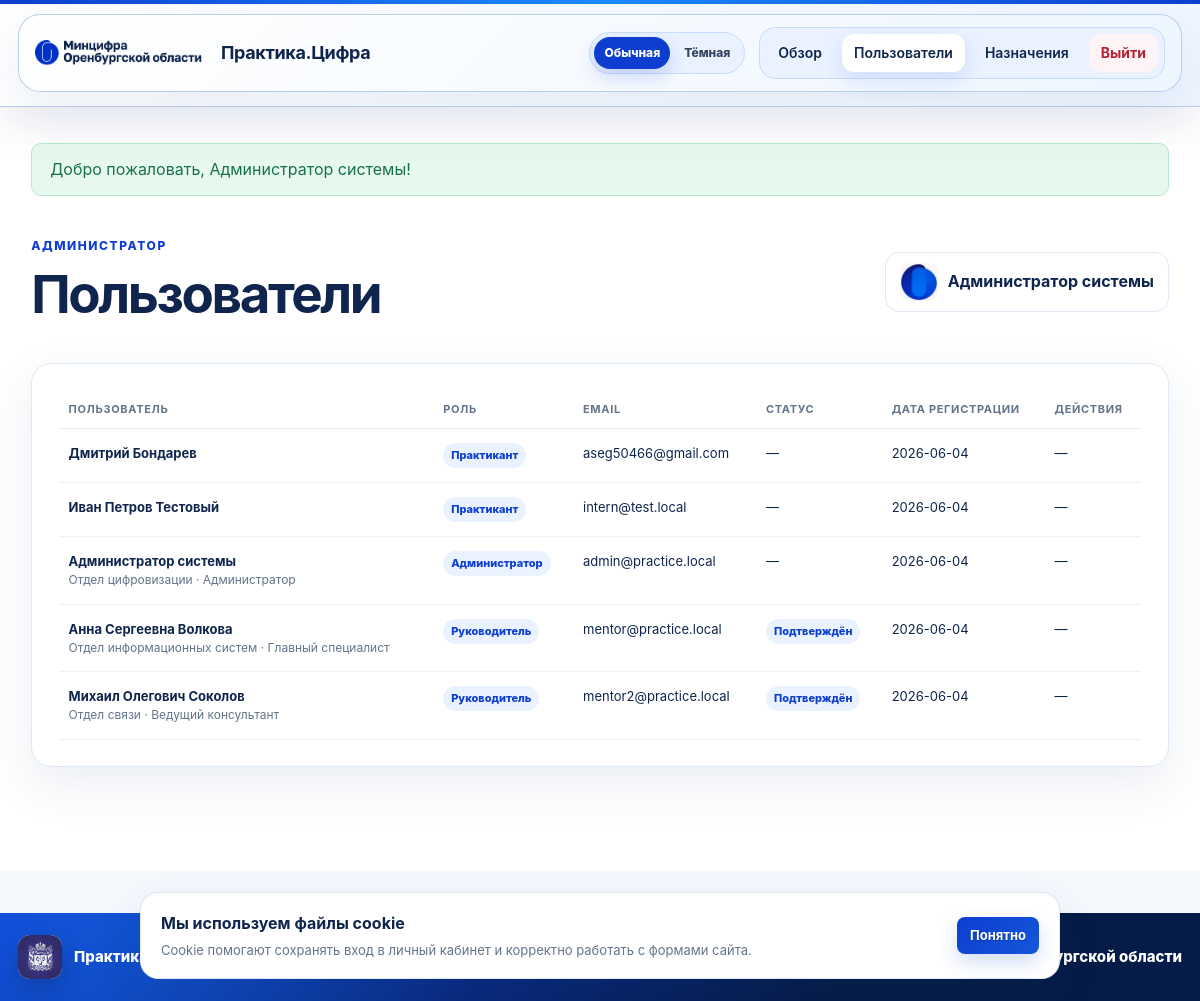
The app's page /index.php?page=users (signed in) with its own data.
### tables this page shows
CREATE TABLE users (
        id INTEGER PRIMARY KEY AUTOINCREMENT,
        full_name TEXT NOT NULL,
        email TEXT NOT NULL UNIQUE,
        password_hash TEXT NOT NULL,
        role TEXT NOT NULL CHECK(role IN ('admin', 'mentor', 'intern')),
        phone TEXT DEFAULT '',
        department TEXT DEFAULT '',
        position TEXT DEFAULT '',
        created_at TEXT NOT NULL DEFAULT CURRENT_TIMESTAMP
    , mentor_status TEXT NOT NULL DEFAULT 'approved' CHECK(mentor_status IN ('approved', 'pending')));

### config.php (called while the page is built, shortened)
<?php
function e(?string $value): string
{
    return htmlspecialchars($value ?? '', ENT_QUOTES, 'UTF-8');
}
function user(): ?array
{
    return $_SESSION['user'] ?? null;
}
function require_role(string ...$roles): array
{
    $current = user();
    return $current;
}
function role_name(string $role): string
{
    return ['admin' => 'Администратор', 'mentor' => 'Руководитель', 'intern' => 'Практикант'][$role] ?? $role;
}
function fetch_all(PDO $db, string $sql, array $params = []): array
{
    $stmt = $db->prepare($sql);
    $stmt->execute($params);
    return $stmt->fetchAll();
}

### index.php (the view, shortened to what this page needs)
<?php
require __DIR__ . '/config.php';
$page = $_GET['page'] ?? (user() ? 'dashboard' : 'home');
$flash = $_SESSION['flash'] ?? null;
$publicPages = ['home', 'about', 'login', 'register', 'forgot', 'reset'];
$current = user();
if (!in_array($page, $publicPages, true)) {
    $current = require_role('intern', 'mentor', 'admin');
}
function nav_items(?array $current): array
{
    return ['dashboard' => 'Обзор', 'users' => 'Пользователи', 'assignments' => 'Назначения'];
}
$pageTitle = '';
if ($current) {
    $pageTitle = $page === 'dashboard'
        ? greeting_text() . ', ' . short_name((string)$current['full_name'])
        : (nav_items($current)[$page] ?? ($page === 'intern_detail' ? 'Карточка практиканта' : 'Личный кабинет'));
}
?>
<!doctype html>
<html lang="ru">
<head>
    <link rel="stylesheet" href="assets/style.css?v=20260606-mobile-theme">
    <link rel="stylesheet" href="assets/responsive-theme.css?v=20260608-intern-detail">
</head>
<body>
<header class="topbar">
    <div class="topbar-shell">
        <a class="brand" href="index.php"><img src="assets/mincifra-logo.png" alt="Минцифра Оренбургской области"><span><b>Практика.Цифра</b></span></a>
        <div class="topbar-right">
            <div class="theme-switch" role="group" aria-label="Выбор темы сайта">
                <button class="theme-option" type="button" data-theme-value="light">Обычная</button>
                <button class="theme-option" type="button" data-theme-value="dark">Тёмная</button>
            </div>
            <nav>
                <?php foreach (nav_items(user()) as $key => $label): ?>
                    <a class="<?= $page === $key ? 'active' : '' ?>" href="index.php?page=<?= e($key) ?>"><?= e($label) ?></a>
                <?php endforeach; ?>
                <?php if (user()): ?><form class="logout-form" method="post"><input type="hidden" name="action" value="logout"><?= csrf_field() ?><button class="logout" type="submit">Выйти</button></form><?php else: ?><a class="button small" href="index.php?page=register">Подать заявку</a><?php endif; ?>
            </nav>
        </div>
    </div>
</header>
<main>
<?php if ($flash): ?><div class="flash <?= e($flash['type']) ?>"><?= e($flash['message']) ?></div><?php endif; ?>
<?php if ($page === 'home'): ?>
    <section class="hero">
        <div>
            <span class="eyebrow">Единая цифровая среда практики</span>
            <h1>От заявки до итогового заключения — в одной системе</h1>
            <p>Организация, сопровождение и контроль прохождения практики студентами в Министерстве цифрового развития и связи Оренбургской области.</p>
            <div class="actions"><a class="button" href="index.php?page=register">Подать заявку</a><a class="button secondary" href="index.php?page=about">Как это работает</a></div>
        </div>
        <div class="hero-visual">
            <div class="hero-glow"></div>
            <img class="hero-brand-card" src="assets/mincifra-card.jpg" alt="Министерство цифрового развития и связи Оренбургской области">
            <div class="hero-card">
                <img src="assets/orenburg-emblem.webp" alt="Герб Оренбургской области"><div><b>Официальная система</b></div>
            </div>
        </div>
    </section>
    <section class="section"><div class="section-head"><span class="eyebrow">Возможности</span><h2>Практика без лишней переписки</h2></div>
        <div class="feature-showcase">
            <article class="feature feature-primary"><b>01</b><h3>Практикантам</h3><p>Регистрация, выбор руководителя, задания, дневник практики и загрузка отчётов в одном кабинете.</p></article>
            <article class="feature feature-primary"><b>02</b><h3>Руководителям</h3><p>Общий прогресс студентов, постановка задач, проверка отчётов и ежедневных записей дневника.</p></article>
        </div>
    </section>
    <section class="section location-section">
        <div class="location-card">
            <div class="location-copy">
                <span class="eyebrow">Где мы находимся</span>
                <h2>Здание Министерства цифрового развития и связи</h2>
                <a class="button secondary" href="https://yandex.ru/maps/-/CPX0MI7h" target="_blank" rel="noopener">Открыть в Яндекс.Картах</a>
            </div>
            <div class="map-frame">
                <iframe src="https://yandex.ru/map-widget/v1/?ll=55.096744%2C51.761768&amp;pt=55.096409%2C51.761616%2Cpm2rdm&amp;z=18" title="Карта расположения здания Министерства цифрового развития и связи" width="100%" height="720" loading="lazy" allowfullscreen></iframe>
            </div>
        </div>
    </section>
<?php else: ?>
    <section class="dashboard-head"><div><span class="eyebrow"><?= e(role_name($current['role'])) ?></span><h1><?= e($pageTitle) ?></h1></div><div class="user-chip"><span><img src="assets/mincifra-symbol.jpg" alt=""></span><div><b><?= e($current['full_name']) ?></b></div></div></section>
    <?php if ($page === 'dashboard' && $current['role'] === 'intern'):
        $profile = fetch_one($db, 'SELECT p.*, u.full_name mentor_name, u.department FROM intern_profiles p LEFT JOIN users u ON u.id = p.mentor_id WHERE p.user_id = ?', [$current['id']]);
        $stats = fetch_one($db, "SELECT COUNT(*) total, SUM(CASE WHEN status='Выполнено' THEN 1 ELSE 0 END) done FROM tasks WHERE intern_id=?", [$current['id']]); ?>
        <div class="stat-grid"><article class="stat"><span>Общий прогресс</span><strong><?= progress($db, $current['id']) ?>%</strong><div class="progress"><i style="width:<?= progress($db, $current['id']) ?>%"></i></div></article><article class="stat"><span>Заданий выполнено</span><strong><?= (int)$stats['done'] ?> / <?= (int)$stats['total'] ?></strong></article><article class="stat"><span>Статус практики</span><strong class="status-text"><?= e($profile['status']) ?></strong></article></div>
        <div class="two-col"><section class="panel"><h2>Моя практика</h2><dl class="details"><dt>Тема</dt><dd><?= e($profile['practice_topic']) ?></dd><dt>Период</dt><dd><?= e($profile['start_date']) ?> — <?= e($profile['end_date']) ?></dd><dt>Руководитель</dt><dd><?= e($profile['mentor_name']) ?><small><?= e($profile['department']) ?></small></dd></dl></section><section class="panel"><h2>Быстрые действия</h2><div class="quick"><a href="index.php?page=tasks">Открыть задания <b>→</b></a><a href="index.php?page=diary">Заполнить дневник <b>→</b></a><a href="index.php?page=reports">Загрузить отчёт <b>→</b></a><a href="index.php?page=profile">Посмотреть заключение <b>→</b></a></div></section></div>
    <?php elseif ($page === 'interns' && $current['role']==='mentor'):
        $interns=fetch_all($db,'SELECT u.id,u.full_name,u.email,p.* FROM users u JOIN intern_profiles p ON p.user_id=u.id WHERE p.mentor_id=? ORDER BY u.full_name',[$current['id']]); ?>
        <section class="panel"><?php render_intern_table($db,$interns,true);?></section>
    <?php elseif ($page === 'users' && $current['role']==='admin'):
        $users=fetch_all($db,'SELECT * FROM users ORDER BY created_at DESC');?><section class="panel table-wrap"><table><thead><tr><th>Пользователь</th><th>Роль</th><th>Email</th><th>Статус</th><th>Дата регистрации</th><th>Действия</th></tr></thead><tbody><?php foreach($users as $u): $isPendingMentor=$u['role']==='mentor' && ($u['mentor_status'] ?? 'approved')==='pending';?><tr><td><b><?=e($u['full_name'])?></b><?php if($u['department']):?><small><?=e($u['department'])?><?= $u['position'] ? ' · '.e($u['position']) : '' ?></small><?php endif;?></td><td><span class="badge"><?=e(role_name($u['role']))?></span></td><td><?=e($u['email'])?></td><td><?= $u['role']==='mentor' ? ($isPendingMentor ? '<span class="badge warn">Ожидает подтверждения</span>' : '<span class="badge ok">Подтверждён</span>') : '—' ?></td><td><?=e(substr($u['created_at'],0,10))?></td><td><?php if($isPendingMentor):?><?=csrf_field()?><?=$u['id']?><?=csrf_field()?><?=$u['id']?><?php else:?>—<?php endif;?></td></tr><?php endforeach;?></tbody></table></section>
    <?php endif; ?>
<?php endif; ?>
</main>
<footer class="site-footer">
    <div class="footer-main">
        <div class="footer-brand"><img src="assets/orenburg-emblem.webp" alt=""><div><b>Практика.Цифра</b></div></div>
        <nav class="footer-links">
            <?php foreach (nav_items(user()) as $key => $label): ?>
                <a href="index.php?page=<?= e($key) ?>"><?= e($label) ?></a>
            <?php endforeach; ?>
        </nav>
        <div class="footer-contact"><span>Минцифра Оренбургской области</span></div>
    </div>
</footer>
<div class="cookie-banner" data-cookie-banner hidden>
    <div>
        <b>Мы используем файлы cookie</b>
        <p>Cookie помогают сохранять вход в личный кабинет и корректно работать с формами сайта.</p>
    </div>
    <button class="button small" type="button" data-cookie-accept>Понятно</button>
</div>
</body></html>

### records on screen
users: full_name "Дмитрий Бондарев", role "Практикант", email "aseg50466@gmail.com", created_at "2026-06-04"
users: full_name "Иван Петров Тестовый", role "Практикант", email "intern@test.local", created_at "2026-06-04"
users: full_name "Администратор системы", department "Отдел цифровизации", position "Администратор", role "Администратор", email "admin@practice.local", created_at "2026-06-04"
users: full_name "Анна Сергеевна Волкова", department "Отдел информационных систем", position "Главный специалист", role "Руководитель", email "mentor@practice.local", mentor_status "Подтверждён", created_at "2026-06-04"
users: full_name "Михаил Олегович Соколов", department "Отдел связи", position "Ведущий консультант", role "Руководитель", email "mentor2@practice.local", mentor_status "Подтверждён", created_at "2026-06-04"

### other values on screen
$label "Обзор"
$label "Пользователи"
$label "Назначения"
$flash['message'] "Добро пожаловать, Администратор системы!"
role_name($current['role']) "АДМИНИСТРАТОР"
$pageTitle "Пользователи"
$current['full_name'] "Администратор системы"
